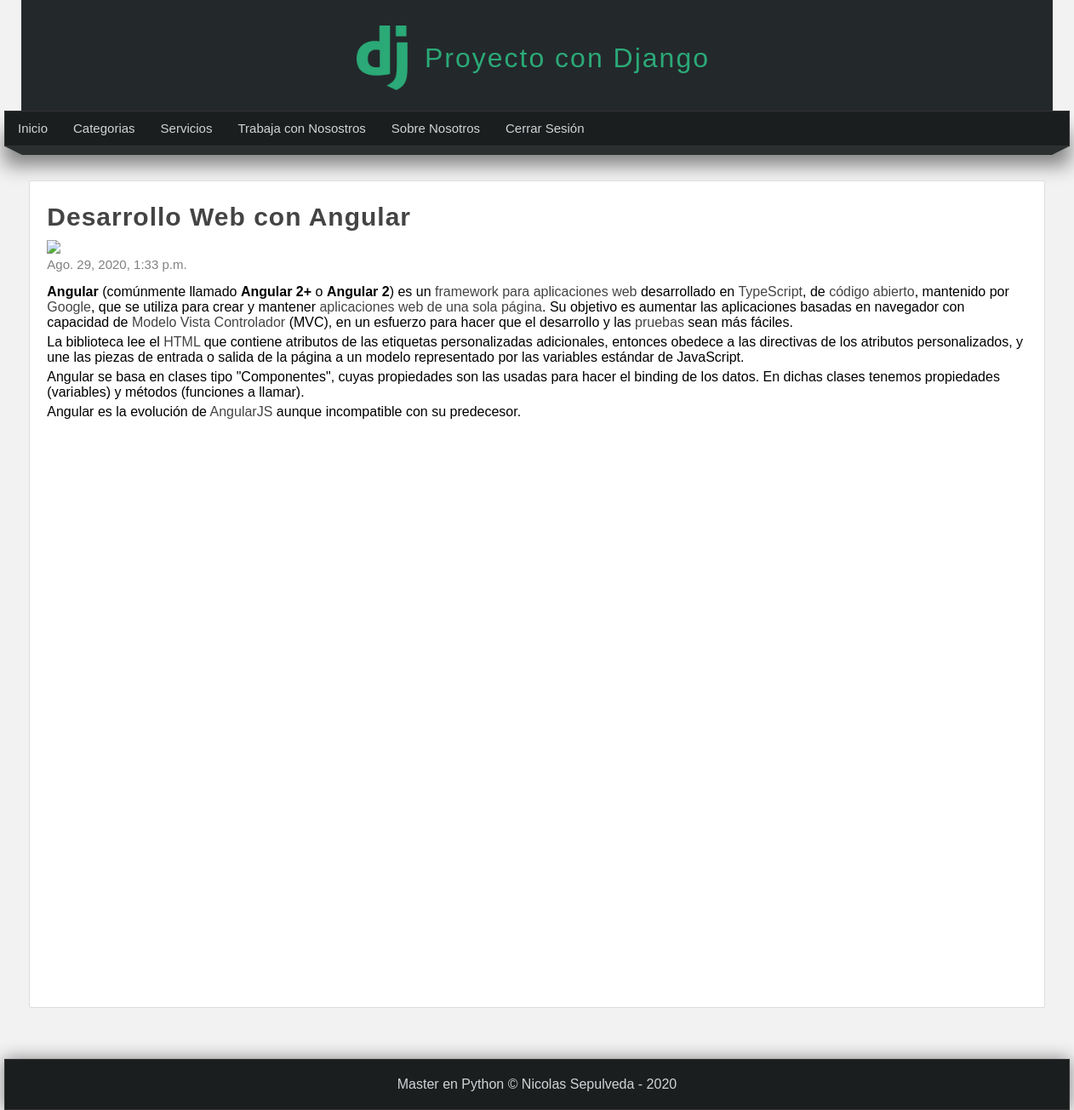
/articulo/2 (signed in), run on the app's committed database.
### pages/models.py (models this page shows, shortened)
class Page(models.Model):
    title  = models.CharField(max_length=100, verbose_name="Titulo")
    content = RichTextField(verbose_name="Contenido")
    slug = models.CharField(unique=True,max_length=250, verbose_name="URL amigable")
    order = models.IntegerField(default=0,verbose_name="orden")
    visible = models.BooleanField(verbose_name="¿Visible?")
    created_at = models.DateTimeField(auto_now_add=True, verbose_name="Creado el")
    updated_at = models.DateTimeField(auto_now=True,verbose_name="Publicado el")
    class Meta:
        verbose_name = "Página"
        verbose_name_plural = "Páginas"

### blog/models.py (models this page shows, shortened)
class Article(models.Model):
    title = models.CharField(max_length=150, verbose_name="Titulo", default="")
    content = RichTextField(verbose_name="Contenido", null=True, blank=True)
    image = models.ImageField(default="null", verbose_name="Imagen",upload_to="articles")
    public = models.BooleanField(verbose_name="¿Publicado?", null=True, blank=True)
    user = models.ForeignKey(User, verbose_name="Usuario", editable=False,on_delete=models.CASCADE, null=True, blank=True)
    categories = models.ManyToManyField(Category,verbose_name="Categorias",  blank=True,related_name="articles")
    created_at = models.DateTimeField(auto_now_add=True, verbose_name="Creado el", null=True, blank=True)
    updated_at = models.DateTimeField(auto_now=True, verbose_name="Editado el", null=True, blank=True)
    class Meta:
        verbose_name = "Articulo"
        verbose_name_plural = "Articulos"
        ordering = ['-created_at']

### blog/views.py (the view)
# urls.py: path('articulo/<int:article_id>',  views.article, name="article")
@login_required(login_url="login_page")
def article(request,article_id):
    article = get_object_or_404(Article, id=article_id)
    return render(request, 'articles/detalle.html',{
        'article':article
    })

### blog/context_processor.py (called while the page is built)
def get_categories(request):
    ids_categories_in_use = Article.objects.filter(public=True).values_list('categories', flat=True)
    categories = Category.objects.filter(id__in=ids_categories_in_use).values_list('id','name')
    return {
        'categories':categories,
        'ids':ids_categories_in_use
    }

### pages/context_processor.py (called while the page is built)
def get_pages(request):
    pages = Page.objects.filter(visible=True).order_by('order').values_list('id','title','slug')
    return {
        'pages':pages
    }

### blog/templates/articles/detalle.html (shortened to what this page needs)
{% extends 'layouts/layout.html' %}
{% block  content %}
    <h1 class="title">{{article.title}}</h1>
     {% if article.image != 'null' and article.image.url|length >= 1  %}
            <div class="image">
                <img src="{{article.image.url}}" />
            </div>
        {% else %}
          <div class="image">
                <img src="https://josefacchin.com/wp-content/uploads/2018/09/http-not-found-error-404.png" />
            </div>
        {% endif %}
    <span class="date">{{article.created_at}}</span>
    <p class="contenido">
        {{article.content|safe}}
    </p>
{% endblock  %}

### mainapp/templates/layouts/layout.html (shortened to what this page needs)
{% load static %}
<!DOCTYPE html>
<html lang="es">
<head>
    <link rel="stylesheet" type="text/css" href="{% static 'css/styles.css' %}">
</head>
<body>
    <header>
        <div id="logotipo">
            <img src="{% static 'images/logo.png' %}">
            <h1>Proyecto con Django</h1>
        </div>
    </header>
    <nav>
        <ul>
            <li>
                <a href="{% url 'index' %}">Inicio</a>
            </li>
            {% if user.email %}
                 <li>
                    <a href="{% url 'list_articles' %}">Categorias</a>
                </li>
                {% for page in pages %}
                    <li>
                    <a href="{% url 'page' page.2 %}">{{page.1}}</a>
                    </li>
                {% endfor %}
                <li>
                    <a href="{% url 'logout_user' %}">Cerrar Sesión</a>
                </li>
            {% endif %}
        </ul>
    </nav>
    <div class="barra">
        <span class="esquina-izquierda"></span>
        <span class="relleno-barra"></span>
        <span class="esquina-derecha"></span>
    </div>
    <div id="content">
        <div class="box">
            {% block content %}{% endblock %}
        </div>
    </div>
    <footer>
        Master en Python &copy; Nicolas Sepulveda - {% now "Y " %}
    </footer>
</body>
</html>

### mainapp/static/css/styles.css (style rules this page uses)
* { margin: 0px; padding: 0px; font-family: sans-serif, Arial, Helvetica; text-decoration: none; }
.box p, .box h2, .box h3 { margin-top: 5px; margin-bottom: 5px; }
body { background-color: #f2f2f2; }
header { width: 1212px; height: 130px; background-color: #23282B; margin: 0px auto; }
#logotipo { width: 35%; height: 140px; margin: 0 auto; padding-top: 10px; }
#logotipo h1 { display: block; letter-spacing: 2px; font-weight: lighter; color: #2ba977; float: left; margin-top: 40px; margin-left: 20px; }
#logotipo img { display: block; width: 60px; float: left; margin-top: 20px; }
nav { width: 1250px; height: 40px; margin: 0 auto; background-color: #1b1e1f; border: 1px solid #333333; box-shadow: 0px 22px 22px gray; font-size: 15px; }
nav>ul { list-style: none; text-decoration: none; }
nav>ul>li { line-height: 40px; float: left; }
nav>ul>li>a { display: block; padding-left: 15px; padding-right: 15px; color: #d1d4d6; }
.barra { width: 1250px; margin: 0 auto; }
.esquina-izquierda { display: block; border-left: 20px solid transparent; border-top: 10px solid #2b2f30; float: left; }
.esquina-derecha { display: block; border-right: 20px solid transparent; border-top: 10px solid #2b2f30; float: right; }
.relleno-barra { display: block; width: 1210px; background-color: #2b2f30; height: 10px; float: left; }
#content { width: 1212px; min-height: 930px; margin: 0 auto; margin-bottom: 60px; margin-top: 40px; }
.box { background: white; width: 95%; min-height: 930px; padding: 20px; border: 1px solid #ddd; border-radius: 2px; margin: 0 auto; }
.box a { color: #444; transition: all 300ms; }
.title { color: #444; letter-spacing: 1px; font-size: 30px; margin-bottom: 10px; margin-top: 5px; margin-bottom: 10px; }
.date { display: block; font-size: 15px; color: gray; margin-bottom: 15px; }
.contenido { line-height: 25px; text-align: justify; text-justify: inter-word; }
footer { width: 1250px; background-color: #1b1e1f; border: 1px solid #333; color: #d1d4d6; text-align: center; margin: 0 auto; padding-top: 20px; padding-bottom: 20px; box-shadow: 0px 0px 20px gray; }

### data on the page
Page: title "Servicios"
Page: title "Trabaja con Nosostros"
Page: title "Sobre Nosotros"
Article: title "Desarrollo Web con Angular", created_at "Ago. 29, 2020, 1:33 p.m.", content "Angular (comúnmente llamado Angular 2+ o Angular 2 ) es un framework para aplicaciones web desarrollado en TypeScript , de código abierto , mantenido por Google , que se utiliza para crear y mantener aplicaciones web de una sola página . Su objetivo es aumentar las aplicaciones basadas en navegador con capacidad de Modelo Vista Controlador (MVC), en un esfuerzo para hacer que el desarrollo y las pruebas sean más fáciles. La biblioteca lee el HTML que contiene atributos de las etiquetas personalizadas adicionales, entonces obedece a las directivas de los atributos personalizados, y une las piezas de entrada o salida de la página a un modelo representado por las variables estándar de…"
